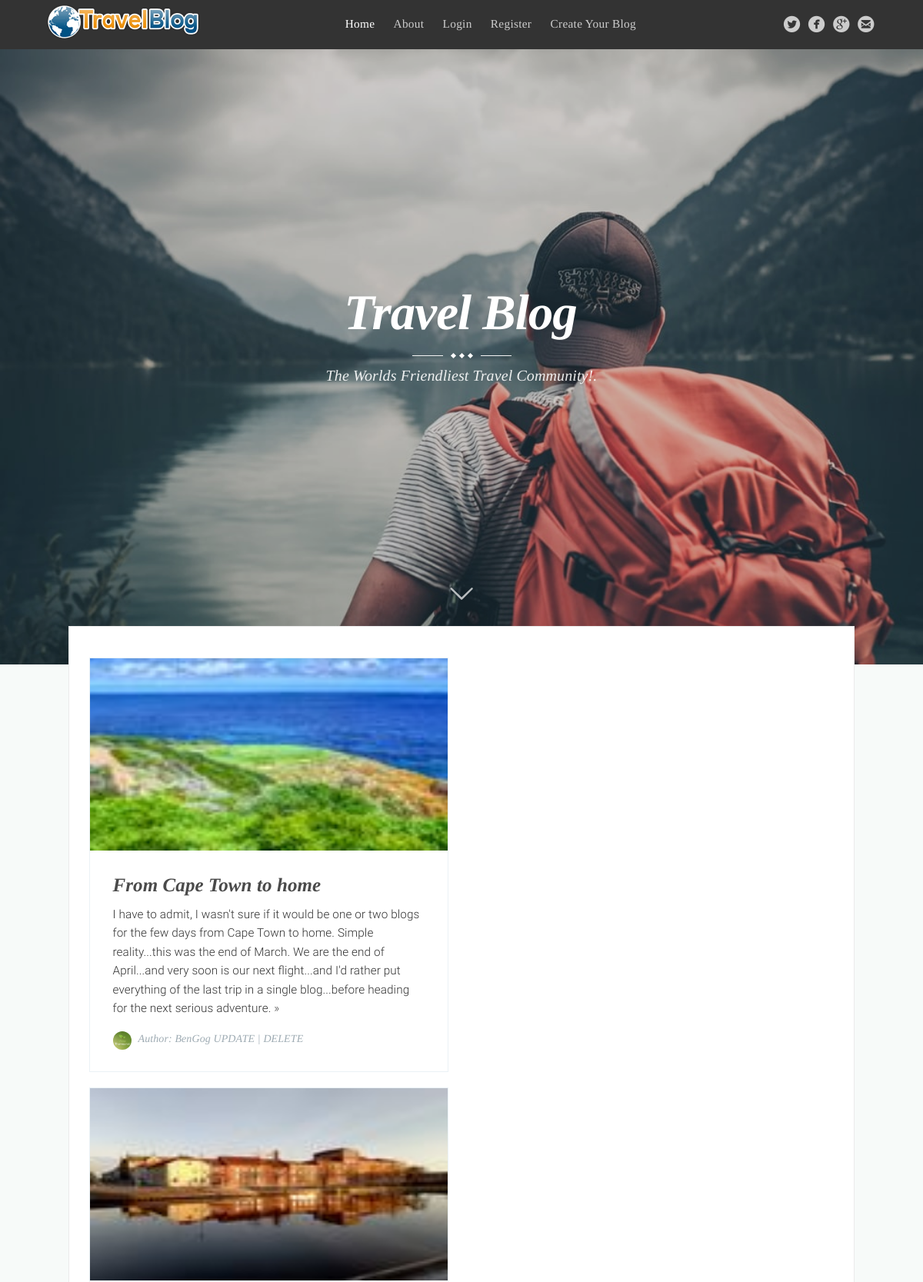
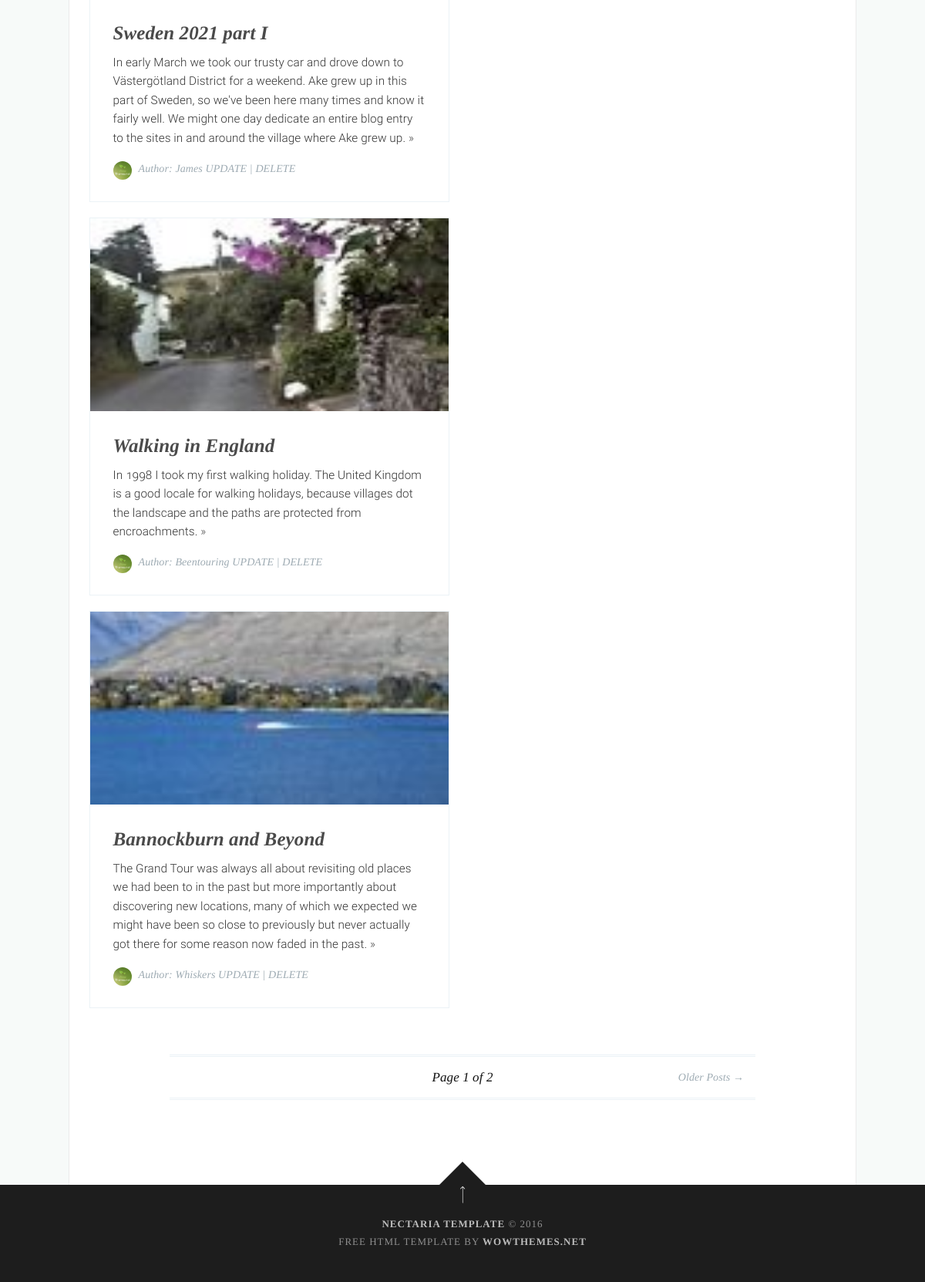
The page / on the database its author committed (2 pictures, top to bottom).
### blogapp/models.py (models this page shows, shortened)
class Blog(models.Model):
    img = models.ImageField(upload_to="images")
    title=models.CharField(max_length=100)
    desc=models.TextField()
    author=models.CharField(max_length=100)

### blogapp/views.py (the view)
# urls.py: path('',views.fun,name='fun'),
def fun(request):
    blog=Blog.objects.all()
    return render(request,"index.html",{'blogs':blog})

### templates/index.html (shortened to what this page needs)
{% load static %}
<!DOCTYPE html>
<html>
<head>
<link rel="stylesheet" type="text/css" href="{% static 'css/screen.css' %}"/>
</head>
<body class="home-template">
<div class="site-wrapper">
	<nav class="main-nav overlay clearfix">
	<a class="blog-logo" href="index.html"><img src="{% static 'img/logo.200.png' %}" alt="#"/></a>
	<ul id="menu">
		<li class="nav-home nav-current" role="presentation"><a href="index.html">Home</a></li>
		<li class="nav-article-example" role="presentation"><a href="#">About</a></li>
		{% if user.is_authenticated %}
		<li class="page-description" role="presentation">Hai {{user.first_name}}</li>
		<li><a href="{% url 'blogapp:logout' %}">Logout</a></li>
		{% else %}
		<li><a href="{% url 'blogapp:login' %}">Login</a></li>
		<li><a href="{% url 'blogapp:register' %}">Register</a></li>
		{% endif %}
		<li class="nav-author-page" role="presentation"><a class="btn btn-warning" href="{% url 'blogapp:add_blog' %}">Create Your Blog</a></li>
		<span class="socialheader">
		<a href="#"><span class='symbol'>circletwitterbird</span></a>
		<a href="#"><span class='symbol'>circlefacebook</span></a>
		<a href="#"><span class='symbol'>circlegoogleplus</span></a>
		<a href="mailto:wowthemesnet@gmail.com"><span class='symbol'>circleemail</span></a>
		</span>
	</ul>
	</nav>
	<header class="main-header " style="background-image: url({% static 'img/travel.jpg' %})">
	<div class="vertical">
		<div class="main-header-content inner">
			<h1 class="page-title">Travel Blog</h1>
			<div class="entry-title-divider">
				<span></span><span></span><span></span>
			</div>
			<h2 class="page-description">The Worlds Friendliest Travel Community!.</h2>
		</div>
	</div>
	<a class="scroll-down icon-arrow-left" href="#content" data-offset="-45"><span class="hidden">Scroll Down</span></a>
	</header>
	<main id="content" class="content" role="main">
	<div class="wraps">
		{% for i in blogs %}
		<div class="my_bottom_margin col-9 col-sm-12 col-md-4 col-lg-4">
		<div class="grid">
			<div class="grid-item">
				<div class="container">
				<article class="post tag-romance">
				<a href="article.html"><img src="{{i.img.url}}" style="height:250px;width:500px;"></a>
				<div class="wrapgriditem">
					<header class="post-header">
					<h2 class="post-title"><a href="article.html">{{i.title}}</a></h2>
					</header>
					<section class="post-excerpt">
					<p>
						{{i.desc}} <a class="read-more" href="article.html">&raquo;</a>
					</p>
					</section>
					<footer class="post-meta">
					<img class="author-thumb" src="{% static 'img/gravatar.jpg' %}" alt="David" nopin="nopin"/>
					<a href="author.html">Author:</a>
						<a href="#">{{i.author}}</a>
						<a class="btn btn-warning" href="{% url 'blogapp:update' i.id %}">UPDATE | </a>
						<a class="btn btn-danger" href="{% url 'blogapp:delete' i.id %}">DELETE</a>
					</footer>
				</div>
				</article>
			</div>
			</div>
			</div>
		</div>
		{% endfor %}
		<nav class="pagination" role="navigation">
		<span class="page-number">Page 1 of 2</span>
		<a class="older-posts" href="page2.html">Older Posts &rarr;</a>
		</nav>
	</div>
	</main>
	<footer class="site-footer clearfix">
	<a href="#top" id="back-to-top" class="back-top"></a>
	<div class="text-center">
		<a href="index.html">Nectaria Template</a> &copy; 2016<br/>
		Free HTML Template by <a href="https://wowthemes.net">WowThemes.net</a>
	</div>
	</footer>
</div>
</body>
</html>

### rows shown on the page
Blog: img (picture), title "From Cape Town to home", desc "I have to admit, I wasn't sure if it would be one or two blogs for the few days from Cape Town to home. Simple reality...this was the end of March. We are the end of April...and very soon is our next flight...and I'd rather put everything of the last trip in a single blog...before heading for the next serious adventure.", author "BenGog"
Blog: img (picture), title "Sweden 2021 part I", desc "In early March we took our trusty car and drove down to Västergötland District for a weekend. Ake grew up in this part of Sweden, so we've been here many times and know it fairly well. We might one day dedicate an entire blog entry to the sites in and around the village where Ake grew up.", author "James"
Blog: img (picture), title "Walking in England", desc "In 1998 I took my first walking holiday. The United Kingdom is a good locale for walking holidays, because villages dot the landscape and the paths are protected from encroachments.", author "Beentouring"
Blog: img (picture), title "Bannockburn and Beyond", desc "The Grand Tour was always all about revisiting old places we had been to in the past but more importantly about discovering new locations, many of which we expected we might have been so close to previously but never actually got there for some reason now faded in the past.", author "Whiskers"
